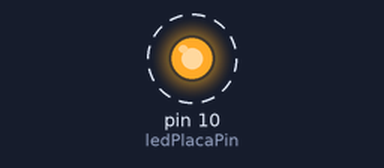
A sketch run on a simulated Arduino Uno, built with avr-gcc and run on an emulated ATmega328P. Parts: output pins drawn as LEDs (lit = HIGH). Dashed ring = blinking.

Above: at 0.5 s.
Timing chart, 0 to 4.6 s (numbered marks = the images above):
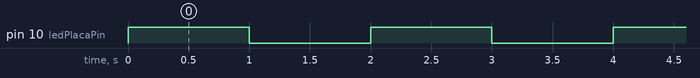

The sketch:

Ll3._El_primer_programa..ino
```cpp
/*************************************************************************
** Intermitent d'un led                                                 **
**                                                                      **
**                                                                      **
*************************************************************************/

//******  Includes  ******************************************************


//******  Variables  *****************************************************
int ledPlacaPin = 10;
//Aquí seleccionem el pin de la placa on anirá del led

//******  Setup  *********************************************************
void setup() {
pinMode(ledPlacaPin, OUTPUT);
//Determina el pin insertat a dalt com a sortida
}


//******  Loop  **********************************************************
void loop() {
digitalWrite(ledPlacaPin, HIGH);
//Obre el led
delay(1000);
//Espera un segon amb el led encés
digitalWrite(ledPlacaPin, LOW);
//Apaga el led
delay(1000);
//Espera un segon amb el led apagat
//Aquesta funció(Voild loop) es va repetint contínuament
}
```

Measured:
- by itself, pin 10 (ledPlacaPin): alternates HIGH for 1.0 s and LOW for 1.0 s
